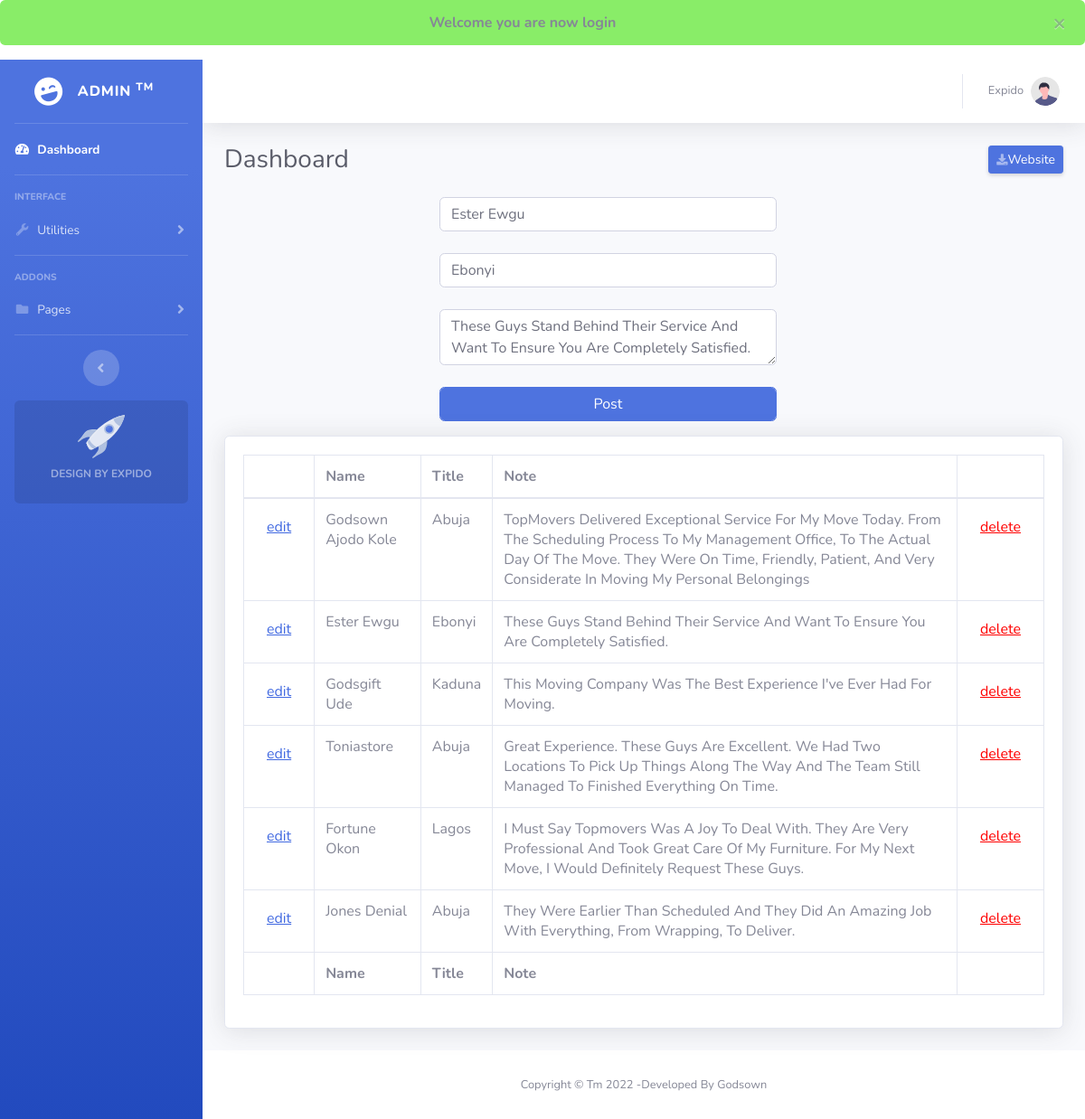
Screenshot of /admin/comments.php?edit=3 (signed in) with the database file from the repository.
### tables this page shows
CREATE TABLE `com` (
  `com_id` int(11) NOT NULL,
  `name` varchar(225) NOT NULL,
  `title` varchar(225) NOT NULL,
  `note` text NOT NULL
);

### admin/comments.php (the view, shortened to what this page needs)
<?php include 'header.php';
$title = ((isset($_POST['title']) && $_POST['title'] != '')?sanitize($_POST['title']):'');
$title = ucwords($title);
$name = ((isset($_POST['name']) && $_POST['name'] != '')?sanitize($_POST['name']): '');
$name = ucwords($name);
$note = ((isset($_POST['note']) && $_POST['note'] != '')?sanitize($_POST['note']): '');
$note = ucwords($note);
if(isset($_GET['edit'])){
    $edit = $_GET['edit'];
    $edit_id = (int)$edit;
    $sql= $conn->query("SELECT * FROM `com` WHERE `com_id` = '$edit_id'");
    $get = mysqli_fetch_assoc($sql);
    $title = ((isset($_POST['title']) && $_POST['title'] != '')?sanitize($_POST['title']):$get['title']);
    $title = ucwords($title);
    $name = ((isset($_POST['name']) && $_POST['name'] != '')?sanitize($_POST['name']):$get['name']);
    $name = ucwords($name);
    $note = ((isset($_POST['note']) && $_POST['note'] != '')?sanitize($_POST['note']):$get['note']);
    $note = ucwords($note);
}
$sql2= $conn->query("SELECT * FROM `com` ORDER BY com_id ASC ");
?>
<div class="container-fluid">
    <div class="d-sm-flex align-items-center justify-content-between mb-4">
        <h1 class="h3 mb-0 text-gray-800">Dashboard</h1>
        <a href="../index.php" class="d-none d-sm-inline-block btn btn-sm btn-primary shadow-sm"><i
            class="fas fa-download fa-sm text-white-50"></i>Website</a>
    </div>
    <div class="row">
    <div class="col-md-5 offset-3">
            <form action="comments.php<?=((isset($_GET['edit']))?'?edit='.$edit_id:'');?>" method="post">
                <div class="form-group">
                    <input type="text" id="name" name="name" class="form-control" value="<?=$name;?>" placeholder="Name..." required><br>
                    <input type="text" id="title" name="title" class="form-control" value="<?=$title;?>" placeholder="Title..." required><br>
                    <textarea type="text" id="note" name="note" class="form-control" placeholder="Your Note..." row="10" required><?=$note;?></textarea><br>
                    <button type="submit" name="submit" class="btn btn-md btn-primary form-control">Post</button>
                </div>
            </form>
        </div>
    </div>
    <div class="card shadow mb-4">
        <div class="card-body">
            <div class="table-responsive">
                <table class="table table-bordered" id="dataTable" width="100%" cellspacing="0">
                    <thead>
                        <tr>
                            <th></th>
                            <th>Name</th>
                            <th>Title</th>
                            <th>Note</th>
                            <th></th>
                        </tr>
                    </thead>
                    <tfoot>
                        <tr>
                            <th></th>
                            <th>Name</th>
                            <th>Title</th>
                            <th>Note</th>
                            <th></th>
                        </tr>
                    </tfoot>
                    <tbody>
                        <?php while ($result = mysqli_fetch_assoc($sql2)) : ?>
                        <tr>
                            <td><a href="comments.php?edit=<?=$result['com_id'];?>" class="btn btn-xs btn-default edit"><span class="glyphicon glyphicon-pencil"></span>edit</a></td>
                            <td><?=$result['name'];?></td>
                            <td><?=$result['title'];?></td>
                            <td><?=$result['note'];?></td>
                            <td><a href="comments.php?delete=<?=$result['com_id'];?>" class="btn btn-xs btn-default delete"><span class="glyphicon glyphicon-remove-sign"></span>delete</a></td>
                        </tr>
                        <?php endwhile; ?>
                    </tbody>
                </table>
            </div>
        </div>
    </div>
</div>
<?php include 'footer.php'?>

### admin/css/blog.css (style rules this page uses)
td .edit { text-decoration: underline; color: royalblue; }
td .delete { text-decoration: underline; color: red; }

### rows the page displays
com: name "Ester Ewgu", title "Ebonyi", note "These Guys Stand Behind Their Service And Want To Ensure You Are Completely Satisfied."
com: name "Godsown Ajodo Kole", title "Abuja", note "TopMovers Delivered Exceptional Service For My Move Today. From The Scheduling Process To My Management Office, To The Actual Day Of The Move. They Were On Time, Friendly, Patient, And Very Considerate In Moving My Personal Belongings"
com: name "Godsgift Ude", title "Kaduna", note "This Moving Company Was The Best Experience I've Ever Had For Moving."
com: name "Toniastore", title "Abuja", note "Great Experience. These Guys Are Excellent. We Had Two Locations To Pick Up Things Along The Way And The Team Still Managed To Finished Everything On Time."
com: name "Fortune Okon", title "Lagos", note "I Must Say Topmovers Was A Joy To Deal With. They Are Very Professional And Took Great Care Of My Furniture. For My Next Move, I Would Definitely Request These Guys."
com: name "Jones Denial", title "Abuja", note "They Were Earlier Than Scheduled And They Did An Amazing Job With Everything, From Wrapping, To Deliver."

### other values shown
$_SESSION['success_flash'] "Welcome you are now login"
